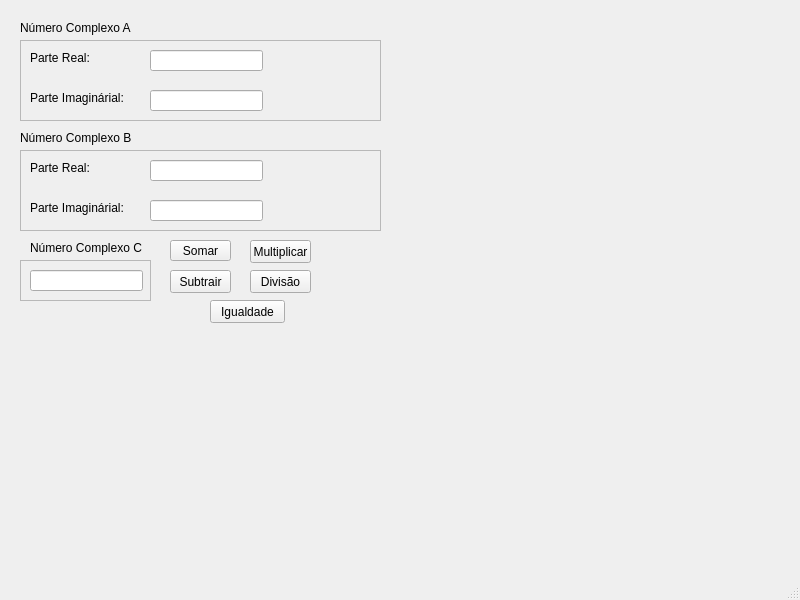
<?xml version="1.0" encoding="UTF-8"?>
<ui version="4.0">
 <class>MainWindow</class>
 <widget class="QMainWindow" name="MainWindow">
  <property name="geometry">
   <rect>
    <x>0</x>
    <y>0</y>
    <width>800</width>
    <height>600</height>
   </rect>
  </property>
  <property name="windowTitle">
   <string>MainWindow</string>
  </property>
  <widget class="QWidget" name="centralwidget">
   <widget class="QFrame" name="frame_2">
    <property name="geometry">
     <rect>
      <x>20</x>
      <y>260</y>
      <width>131</width>
      <height>41</height>
     </rect>
    </property>
    <property name="frameShape">
     <enum>QFrame::StyledPanel</enum>
    </property>
    <property name="frameShadow">
     <enum>QFrame::Raised</enum>
    </property>
    <widget class="QLineEdit" name="lineEdit_5">
     <property name="geometry">
      <rect>
       <x>10</x>
       <y>10</y>
       <width>113</width>
       <height>21</height>
      </rect>
     </property>
    </widget>
   </widget>
   <widget class="QPushButton" name="pushButton">
    <property name="geometry">
     <rect>
      <x>170</x>
      <y>240</y>
      <width>61</width>
      <height>21</height>
     </rect>
    </property>
    <property name="text">
     <string>Somar</string>
    </property>
   </widget>
   <widget class="QFrame" name="frame_3">
    <property name="geometry">
     <rect>
      <x>20</x>
      <y>150</y>
      <width>361</width>
      <height>81</height>
     </rect>
    </property>
    <property name="frameShape">
     <enum>QFrame::StyledPanel</enum>
    </property>
    <property name="frameShadow">
     <enum>QFrame::Raised</enum>
    </property>
    <widget class="QLineEdit" name="lineEdit_3">
     <property name="geometry">
      <rect>
       <x>130</x>
       <y>10</y>
       <width>113</width>
       <height>21</height>
      </rect>
     </property>
    </widget>
    <widget class="QLineEdit" name="lineEdit_4">
     <property name="geometry">
      <rect>
       <x>130</x>
       <y>50</y>
       <width>113</width>
       <height>21</height>
      </rect>
     </property>
    </widget>
    <widget class="QLabel" name="label_6">
     <property name="geometry">
      <rect>
       <x>10</x>
       <y>10</y>
       <width>71</width>
       <height>16</height>
      </rect>
     </property>
     <property name="text">
      <string>Parte Real:</string>
     </property>
    </widget>
    <widget class="QLabel" name="label_7">
     <property name="geometry">
      <rect>
       <x>10</x>
       <y>50</y>
       <width>111</width>
       <height>16</height>
      </rect>
     </property>
     <property name="text">
      <string>Parte Imaginárial:</string>
     </property>
    </widget>
   </widget>
   <widget class="QPushButton" name="pushButton_5">
    <property name="geometry">
     <rect>
      <x>210</x>
      <y>300</y>
      <width>75</width>
      <height>23</height>
     </rect>
    </property>
    <property name="text">
     <string>Igualdade</string>
    </property>
   </widget>
   <widget class="QLabel" name="label_10">
    <property name="geometry">
     <rect>
      <x>30</x>
      <y>240</y>
      <width>131</width>
      <height>16</height>
     </rect>
    </property>
    <property name="text">
     <string>Número Complexo C</string>
    </property>
   </widget>
   <widget class="QPushButton" name="pushButton_4">
    <property name="geometry">
     <rect>
      <x>250</x>
      <y>270</y>
      <width>61</width>
      <height>23</height>
     </rect>
    </property>
    <property name="text">
     <string>Divisão</string>
    </property>
   </widget>
   <widget class="QLabel" name="label">
    <property name="geometry">
     <rect>
      <x>20</x>
      <y>20</y>
      <width>131</width>
      <height>16</height>
     </rect>
    </property>
    <property name="text">
     <string>Número Complexo A</string>
    </property>
   </widget>
   <widget class="QFrame" name="frame">
    <property name="geometry">
     <rect>
      <x>20</x>
      <y>40</y>
      <width>361</width>
      <height>81</height>
     </rect>
    </property>
    <property name="frameShape">
     <enum>QFrame::StyledPanel</enum>
    </property>
    <property name="frameShadow">
     <enum>QFrame::Raised</enum>
    </property>
    <widget class="QLineEdit" name="lineEdit">
     <property name="geometry">
      <rect>
       <x>130</x>
       <y>10</y>
       <width>113</width>
       <height>21</height>
      </rect>
     </property>
    </widget>
    <widget class="QLineEdit" name="lineEdit_2">
     <property name="geometry">
      <rect>
       <x>130</x>
       <y>50</y>
       <width>113</width>
       <height>21</height>
      </rect>
     </property>
    </widget>
    <widget class="QLabel" name="label_4">
     <property name="geometry">
      <rect>
       <x>10</x>
       <y>10</y>
       <width>71</width>
       <height>16</height>
      </rect>
     </property>
     <property name="text">
      <string>Parte Real:</string>
     </property>
    </widget>
    <widget class="QLabel" name="label_5">
     <property name="geometry">
      <rect>
       <x>10</x>
       <y>50</y>
       <width>111</width>
       <height>16</height>
      </rect>
     </property>
     <property name="text">
      <string>Parte Imaginárial:</string>
     </property>
    </widget>
   </widget>
   <widget class="QPushButton" name="pushButton_2">
    <property name="geometry">
     <rect>
      <x>170</x>
      <y>270</y>
      <width>61</width>
      <height>23</height>
     </rect>
    </property>
    <property name="text">
     <string>Subtrair</string>
    </property>
   </widget>
   <widget class="QPushButton" name="pushButton_3">
    <property name="geometry">
     <rect>
      <x>250</x>
      <y>240</y>
      <width>61</width>
      <height>23</height>
     </rect>
    </property>
    <property name="text">
     <string>Multiplicar</string>
    </property>
   </widget>
   <widget class="QLabel" name="label_2">
    <property name="geometry">
     <rect>
      <x>20</x>
      <y>130</y>
      <width>131</width>
      <height>16</height>
     </rect>
    </property>
    <property name="text">
     <string>Número Complexo B</string>
    </property>
   </widget>
  </widget>
  <widget class="QMenuBar" name="menubar">
   <property name="geometry">
    <rect>
     <x>0</x>
     <y>0</y>
     <width>800</width>
     <height>22</height>
    </rect>
   </property>
  </widget>
  <widget class="QStatusBar" name="statusbar"/>
 </widget>
 <resources/>
 <connections/>
</ui>
